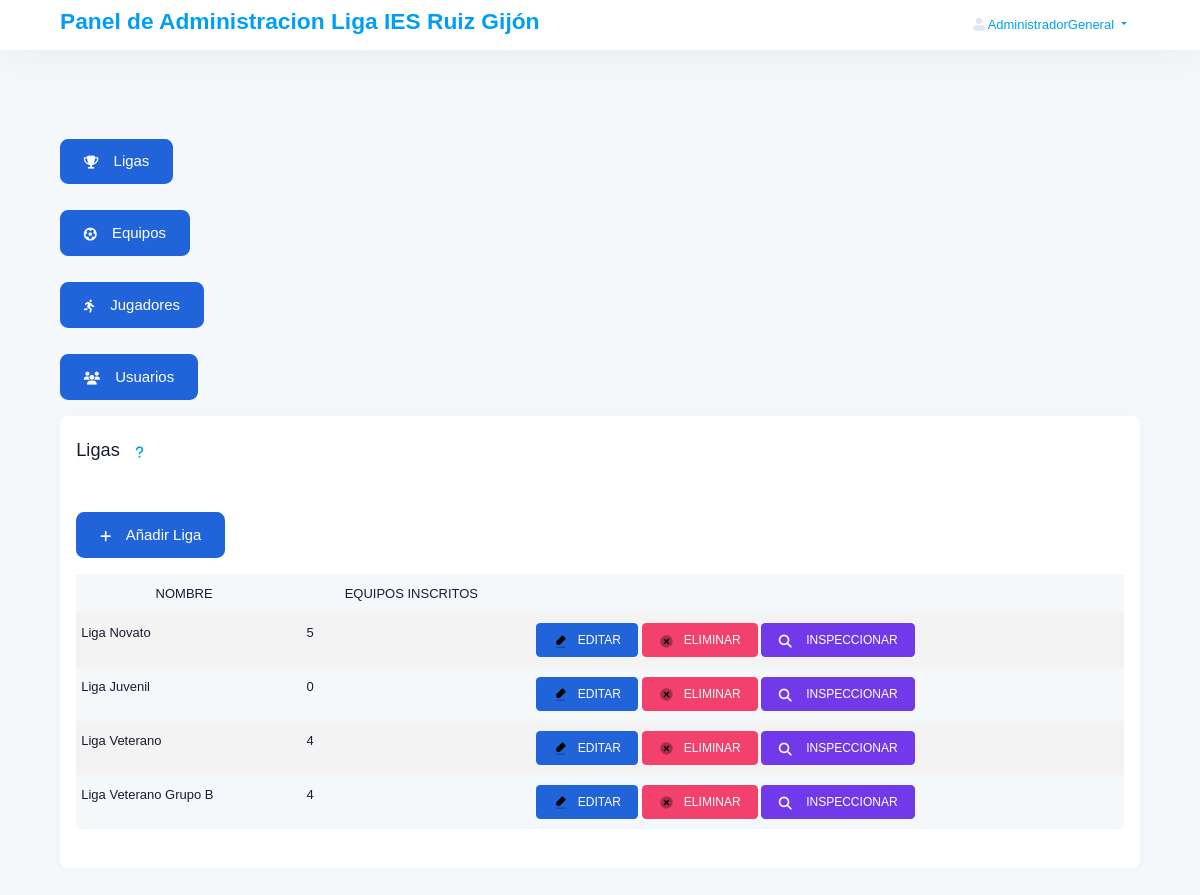
Screenshot of /Controller/admin/ligas/index.php (signed in) with the database file from the repository.
### tables this page shows
CREATE TABLE `usuarios` (
  `id` int(11) NOT NULL,
  `email` varchar(150) NOT NULL,
  `password` varchar(150) NOT NULL,
  `rol` enum('AdministradorGeneral','AdministradorLigas','Usuario','') NOT NULL,
  `id_jugador` int(11) DEFAULT NULL,
  `id_equipo` int(11) DEFAULT NULL,
  `id_liga` int(11) DEFAULT NULL
);

CREATE TABLE `ligas` (
  `id` int(11) NOT NULL,
  `nombre_liga` varchar(100) NOT NULL
);

### Controller/admin/ligas/index.php (called while the page is built, shortened)
<?php
include_once '../../../clases/conexion.php';
include_once '../../../clases/seguridad.php';
$vectorUsuario = comprobarSesionIniciadaAdministrador();
$conexion = new conexion();
require '../../../views/admin/ligas/index.view.php';
?>

### clases/seguridad.php (called while the page is built, shortened)
<?php
function Seguridad()
{
    if (isset($_SESSION['email']) && isset($_SESSION['password']) && $_SESSION['email'] != "" && $_SESSION['password']!="")  {
        $vector_return = BuscarUsuario();
        if ($vector_return == NULL) {
            echo "<script type='text/javascript'>alert('El Usuario o la contraseña no son correctos.');</script>";
        }else{
            return $vector_return;
        }
    }else{
    }
}
function BuscarUsuario()
{
    $conexion = new conexion();
    $sql = "SELECT * FROM usuarios where email='" . $_SESSION['email'] . "' AND password='" . $_SESSION['password'] . "'";
    $res = $conexion->BD_Consulta($sql);
    $vector_return = $conexion->BD_GetTupla($res);
    return $vector_return;
}
function comprobarSesionIniciadaAdministrador(){
    $vector_return = Seguridad();
    if ($vector_return == NULL) {
        print("<script>document.location.href='" . RUTA ."index.php';</script>");
    }elseif ($vector_return["rol"] == "Usuario") {
        print("<script>document.location.href='" . RUTA ."index.php';</script>");
    }else{
        return $vector_return;
    }
}

### clases/conexion.php (called while the page is built, shortened)
<?php
class conexion{
function BD_Consulta($consulta){
    $resultado=FALSE;
    $i=0;
    while(!$resultado && $i<3 && isset($GLOBALS['BD_connect'])){
        $resultado=mysqli_query($GLOBALS['BD_connect'], $consulta);
        $i++;
    }
    if ($resultado) {
        return($resultado);
    }else{
        return(NULL);
    }
}
function BD_NumeroFilas($consulta){
    $filas=mysqli_num_rows($consulta);
    return $filas;
}
function BD_GetTupla($resultado){
    $tupla = mysqli_fetch_array($resultado);
    return $tupla;
}
}
?>

### views/admin/ligas/index.view.php (the view, shortened to what this page needs)
<!DOCTYPE html>
<html lang="en">
<head>
    <link rel="stylesheet" href="https://cdn.jsdelivr.net/npm/bootstrap-icons@1.11.3/font/bootstrap-icons.min.css">
    <link href="../../../build/css/style.bundle.css" rel="stylesheet" type="text/css" />
    <link href="../../../build/js/global/plugins.bundle.css" rel="stylesheet" type="text/css" />
    <link href="//cdn.datatables.net/2.3.0/css/dataTables.dataTables.min.css" rel="stylesheet" type="text/css" />
</head>
<body id="kt_body" class="header-fixed header-mobile-fixed subheader-enabled subheader-fixed">
    <div id="kt_header" class="header-mobile align-items-center header-mobile-fixed">
        <div class="container d-flex align-items-stretch justify-content-between">
            <div class="d-flex flex-column align-items-center">
                <h1 class="">
                    <a class="text-decoration-none" href="../../../Controller/admin/index.php">Panel de Administración Liga IES Ruiz Gijón</a>
                </h1>
            </div>
            <div class="d-flex align-items-center">
                <ul class="nav">
                    <li class="nav-item dropdown">
                        <a class="nav-link dropdown-toggle" data-toggle="dropdown" href="#" role="button" aria-haspopup="true" aria-expanded="false">
                            <span class="svg-icon"><i class="fa fa-user text-secondary"></i> </span> <?php echo $vectorUsuario["rol"] ?>
                        </a>
                    </li>
                </ul>
            </div>
        </div>
    </div>
    <div class="d-flex flex-column flex-root">
        <div class="d-flex flex-row flex-column-fluid page">
            <div class="d-flex flex-column flex-row-fluid wrapper" id="kt_wrapper">
                <div id="kt_header" class="header header-fixed header-light">
                    <div class="container d-flex align-items-stretch justify-content-between">
                        <div class="header-menu-wrapper header-menu-wrapper-left" id="kt_header_menu_wrapper">
                            <div class="brand pl-0">
                                <h1 class="">
                                    <a class="text-decoration-none" href="../../../Controller/admin/index.php">Panel de Administracion Liga IES Ruiz Gijón</a>
                                </h1>
                            </div>
                        </div>
                        <div class="topbar">
                            <div class="topbar-item">
                                <ul class="nav">
                                    <li class="nav-item dropdown">
                                        <a class="nav-link dropdown-toggle" data-toggle="dropdown" href="#" role="button" aria-haspopup="true" aria-expanded="false">
                                            <span class="svg-icon"><i class="fa fa-user text-secondary"></i> </span> <?php echo $vectorUsuario["rol"] ?>
                                        </a>
                                    </li>
                                </ul>
                            </div>
                        </div>
                    </div>
                </div>
                <div class="content d-flex flex-column flex-column-fluid" id="kt_content">
                    <div class="d-flex flex-column-fluid">
                        <div class="container">
                            <div class="row">
                                <div class="col-xl-12">
                                    <div class="row justify-content-center gap-3 mt-3 align-items-center flex-column flex-md-row">
                                        <div class="mb-5 botonera text-right">
                                            <a href="index.php" class="btn btn-lg btn-primary mr-1 btn-pill font-weight-bolder">
                                                <span class="svg-icon svg-icon-default svg-icon-2x"><i class="fa-solid fa-trophy"></i></span> Ligas
                                            </a>
                                        </div>
                                        <div class="mb-5 botonera text-right">
                                            <a href="../equipos/index.php" class="btn btn-lg btn-primary mr-1 btn-pill font-weight-bolder">
                                                <span class="svg-icon svg-icon-default svg-icon-2x"><i class="fa-solid fa-futbol"></i></span> Equipos
                                            </a>
                                        </div>
                                        <div class="mb-5 botonera text-right">
                                            <a href="../jugadores/index.php" class="btn btn-lg btn-primary mr-1 btn-pill font-weight-bolder">
                                                <span class="svg-icon svg-icon-default svg-icon-2x"><i class="fa-solid fa-person-running"></i></span> Jugadores
                                            </a>
                                        </div>
                                        <div class="mb-5 botonera text-right">
                                            <a href="../usuarios/index.php" class="btn btn-lg btn-primary mr-1 btn-pill font-weight-bolder">
                                                <span class="svg-icon svg-icon-default svg-icon-2x"><i class="fa-solid fa-users"></i></span> Usuarios
                                            </a>
                                        </div>
                                    </div>
                                    <div class="card card-custom gutter-b">
                                        <div class="card-header" style="border: none;">
                                            <div class="card-title">
                                                <h2 class="card-label font-weight-bolder">
                                                    Ligas
                                                </h2>
                                                <div>
                                                    <button class="bg-white border-0 text-center" onclick="mostrarAyuda();"><i class="fa-solid fa-question text-primary"></i></button>
                                                </div>
                                            </div>
                                        </div>
                                        <div class="card-body">
                                            <div class="row">
                                                <div class="col-lg-12 col-md-12 col-sm-12">
                                                    <div class="mb-5 botonera text-right">
                                                        <button class="btn btn-lg btn-primary mr-1 btn-pill font-weight-bolder" data-toggle="modal" data-target="#NuevaLigaModal">
                                                            <span class="svg-icon svg-icon-default"><i class="fa-solid fa-plus"></i></span> Añadir Liga
                                                        </button>
                                                    </div>
                                                </div>
                                                <div class="col-lg-12 col-md-12 col-sm-12">
                                                    <div class="table-responsive">
                                                        <table class="table table-striped table-active" id="TablaLigas">
                                                            <thead>
                                                                <tr class="">
                                                                    <th data-type="string">NOMBRE</th>
                                                                    <th data-type="number">EQUIPOS INSCRITOS</th>
                                                                    <th class="no-sort"></th>
                                                                </tr>
                                                            </thead>
                                                            <tbody>
                                                                <?php
                                                                $sqlLiga = "SELECT * FROM ligas";
                                                                $resLiga = $conexion->BD_Consulta($sqlLiga);
                                                                $tuplaLiga = $conexion->BD_GetTupla($resLiga);
                                                                while ($tuplaLiga != NULL) {
                                                                    print("<tr>
                                                                    <td>" . $tuplaLiga["nombre_liga"] . "</td>");
                                                                    $sqlEquipos = "SELECT * from equipos where id_liga=" . $tuplaLiga["id"] . "";
                                                                    $resEquipos = $conexion->BD_Consulta($sqlEquipos);
                                                                    if ($resEquipos == NULL) {
                                                                        $numEquipos = 0;
                                                                    } else {
                                                                        $numEquipos = $conexion->BD_NumeroFilas($resEquipos);
                                                                    }
                                                                    print("<td>" . $numEquipos . "</td>");
                                                                    print("<td class=\"text-right\">
                                                                        <a href=\"mod-liga.php?liga_id=" . $tuplaLiga["id"] . "\" class=\"btn btn-primary btn-pill btn-sm font-weight-bold\">
                                                                            <span class=\"svg-icon svg-icon-white\"><svg xmlns=\"http://www.w3.org/2000/svg\" xmlns:xlink=\"http://www.w3.org/1999/xlink\" width=\"24px\" height=\"24px\" viewBox=\"0 0 24 24\" version=\"1.1\">
                                                                                </svg></span> EDITAR
                                                                        </a>
                                                                        <a href=\"#\" class=\"btn btn-danger btn-pill btn-sm font-weight-bold\" data-toggle=\"modal\" data-target=\"#ModalEliminarLiga" . $tuplaLiga["id"] . "\">
                                                                            <span class=\"svg-icon svg-icon-white\"><svg xmlns=\"http://www.w3.org/2000/svg\" xmlns:xlink=\"http://www.w3.org/1999/xlink\" width=\"24px\" height=\"24px\" viewBox=\"0 0 24 24\" version=\"1.1\">
                                                                                </svg></span> ELIMINAR
                                                                        </a>
                                                                        <a href=\"detalles-liga.php?liga_id=" . $tuplaLiga["id"] . "\" class=\"btn btn-info btn-pill btn-sm font-weight-bold\">
                                                                                <span class=\"svg-icon svg-icon-default\"><i class=\"fa-solid fa-magnifying-glass\"></i></span> INSPECCIONAR
                                                                        </a>
                                                                    </td>
                                                                        <div class=\"modal fade\" id=\"ModalEliminarLiga" . $tuplaLiga["id"] . "\" tabindex=\"-1\" role=\"dialog\" aria-labelledby=\"CancelarModal\" aria-hidden=\"true\">
                                                                                        Va a eliminar la <strong>" . $tuplaLiga["nombre_liga"] . "</strong>.<br> ¿Está seguro de que quiere eliminarlo?
                                                                                        <a href=\"index.php?id_liga_del=" . $tuplaLiga["id"] . "\" class=\"btn btn-primary btn-pill font-weight-bold\">CONFIRMAR</a>
                                                                        </div>
                                                                    </tr>");
                                                                    $tuplaLiga = $conexion->BD_GetTupla($resLiga);
                                                                }
                                                                ?>
                                                            </tbody>
                                                        </table>
                                                    </div>
                                                </div>
                                            </div>
                                        </div>
                                    </div>
                                </div>
                            </div>
                        </div>
                    </div>
                </div>
            </div>
        </div>
    </div>
</body>
</html>

### rows the page displays
usuarios: rol "AdministradorGeneral"
ligas: nombre_liga "Liga Novato", numEquipos "5"
ligas: nombre_liga "Liga Juvenil", numEquipos "0"
ligas: nombre_liga "Liga Veterano", numEquipos "4"
ligas: nombre_liga "Liga Veterano Grupo B", numEquipos "4"
